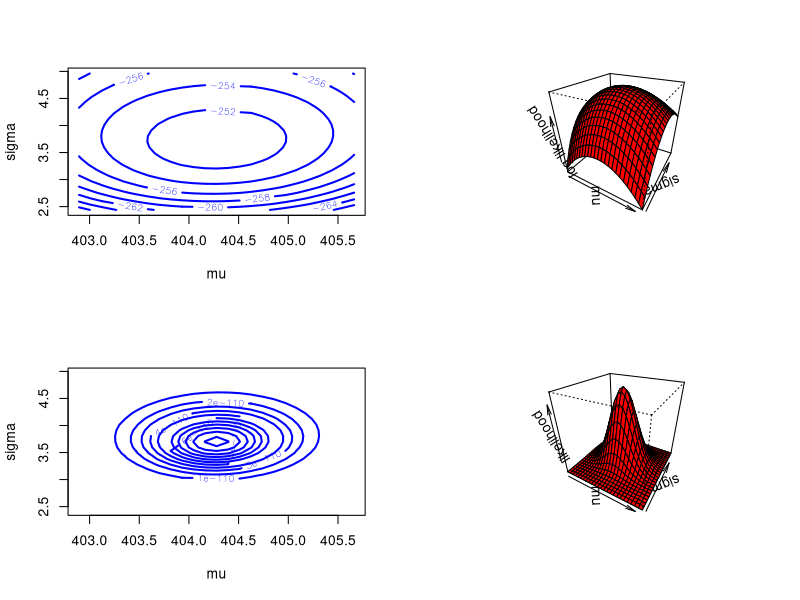

The R script that drew this image:
########## AMS 206: R code for problem 2(B)#########

y <- c( 409., 400., 406., 399., 402., 406., 401., 403., 401., 403., 398., 
        403., 407., 402., 401., 399., 400., 401., 405., 402., 408., 399., 399., 
        402., 399., 397., 407., 401., 399., 401., 403., 400., 410., 401., 407., 
        423., 406., 406., 402., 405., 405., 409., 399., 402., 407., 406., 413., 
        409., 404., 402., 404., 406., 407., 405., 411., 410., 410., 410., 401., 
        402., 404., 405., 392., 407., 406., 404., 403., 408., 404., 407., 412., 
        406., 409., 400., 408., 404., 401., 404., 408., 406., 408., 406., 401., 
        412., 393., 437., 418., 415., 404., 401., 401., 407., 412., 375., 409., 
        406., 398., 406., 403., 404. )

print( n <- length( y ) )

# [1] 100

log.likelihood <- function( mu, sigma, nu, y ) {
  
  n <- length( y )
  
  ll <- ( n * lgamma( ( nu + 1 ) / 2 ) - n * log( sigma ) 
          - n * lgamma( nu / 2 ) - n * log( nu ) / 2  - ( ( nu + 1 ) / 2 ) *
            sum( log( 1 + ( ( y - mu ) / sigma )^2 / nu ) ) )
  
  return( ll )
  
}

log.likelihood( 404.3, 3.7, 4.0, y )

# [1] -251.496

log.likelihood.vector.input <- function( theta, y ) {
  
  n <- length( y )
  
  mu <- theta[ 1 ]
  
  sigma <- theta[ 2 ]
  
  nu <- theta[ 3 ]
  
  ll <- ( n * lgamma( ( nu + 1 ) / 2 ) - n * log( sigma ) 
          - n * lgamma( nu / 2 ) - n * log( nu ) / 2  - ( ( nu + 1 ) / 2 ) *
            sum( log( 1 + ( ( y - mu ) / sigma )^2 / nu ) ) )
  
  return( ll )
  
}

print( mu.0 <- mean( y ) )

# [1] 404.59

nu.0 <- 6.

print( sigma.0 <- sd( y ) * sqrt( ( nu.0 - 2 ) / nu.0 ) )

# [1] 5.280158

theta.0 <- c( mu.0, sigma.0, nu.0 )

print( log.likelihood.maximization <- optim( theta.0, 
                                             log.likelihood.vector.input, y = y, method = 'L-BFGS-B',
                                             control = list( fnscale = -1 ), hessian = T,
                                             lower = c( 0, 0, 0 ) ) )

# $par
# [1] 404.278406   3.700285   3.008206

# $value
# [1] -250.8514

# $counts
# function gradient 
#       15       15 

# $convergence
# [1] 0

# $message
# [1] "CONVERGENCE: REL_REDUCTION_OF_F <= FACTR*EPSMCH"

# $hessian
#            [,1]       [,2]       [,3]
# [1,] -4.7208971  0.1850944  0.1138392
# [2,]  0.1850944 -7.7689323  1.9642652
# [3,]  0.1138392  1.9642652 -1.8484565

print( theta.hat.mle <- log.likelihood.maximization$par )

# [1] 404.278406   3.700285   3.008206

mu.hat.mle <- theta.hat.mle[ 1 ]

sigma.hat.mle <- theta.hat.mle[ 2 ]

nu.hat.mle <- theta.hat.mle[ 3 ]

print( covariance.matrix.theta.hat <- 
         solve( - log.likelihood.maximization$hessian ) )

#            [,1]       [,2]       [,3]
# [1,] 0.21288379 0.01146797 0.02529714
# [2,] 0.01146797 0.17662445 0.18839652
# [3,] 0.02529714 0.18839652 0.74274971

print( correlation.matrix.theta.hat <- 
         cov2cor( covariance.matrix.theta.hat ) )

#            [,1]       [,2]       [,3]
# [1,] 1.00000000 0.05914118 0.06361785
# [2,] 0.05914118 1.00000000 0.52014714
# [3,] 0.06361785 0.52014714 1.00000000

print( se.hat.theta.hat <- 
         sqrt( diag( covariance.matrix.theta.hat ) ) )

# [1] 0.4613933 0.4202671 0.8618293

####################### end of numerical analysis; ######################
########## graphical analysis from here to the end of the file ##########

n.grid <- 25

c( theta.hat.mle[ 1 ] - 3 * se.hat.theta.hat[ 1 ], 
   theta.hat.mle[ 1 ] + 3 * se.hat.theta.hat[ 1 ] )

# [1] 402.8942 405.6626

mu.grid <- seq( theta.hat.mle[ 1 ] - 3 * se.hat.theta.hat[ 1 ], 
                theta.hat.mle[ 1 ] + 3 * se.hat.theta.hat[ 1 ], length = n.grid )

c( theta.hat.mle[ 2 ] - 3 * se.hat.theta.hat[ 2 ], 
   theta.hat.mle[ 2 ] + 3 * se.hat.theta.hat[ 2 ] )

# [1] 2.439484 4.961086

sigma.grid <- seq( theta.hat.mle[ 2 ] - 3 * se.hat.theta.hat[ 2 ], 
                   theta.hat.mle[ 2 ] + 3 * se.hat.theta.hat[ 2 ], length = n.grid )

c( theta.hat.mle[ 3 ] - 3 * se.hat.theta.hat[ 3 ], 
   theta.hat.mle[ 3 ] + 3 * se.hat.theta.hat[ 3 ] )

# [1] 0.4227177 5.5936944

nu.grid <- seq( theta.hat.mle[ 3 ] - 3 * se.hat.theta.hat[ 3 ], 
                theta.hat.mle[ 3 ] + 3 * se.hat.theta.hat[ 3 ], length = n.grid )

#########################################################################

########### beginning of code block you need to modify twice, ###########
########### to make the contour and perspective plots for     ###########
########### ( mu, nu ) and for ( sigma, nu )                  ###########

log.likelihood.mu.sigma.grid <- matrix( NA, n.grid, n.grid )

for ( i in 1:n.grid ) {
  
  for ( j in 1:n.grid ) {
    
    log.likelihood.mu.sigma.grid[ i, j ] <- 
      log.likelihood.vector.input( c( mu.grid[ i ],
                                      sigma.grid[ j ], nu.hat.mle ), y )
    
  }
  
}

pdf( 'plot1_THT2.pdf' )  # you need to pick a filename,


par( mfrow = c( 2, 2 ) )

contour( mu.grid, sigma.grid, log.likelihood.mu.sigma.grid,
         xlab = 'mu', ylab = 'sigma', nlevels = 10, col = 'blue',
         lwd = 2 )

persp( mu.grid, sigma.grid, log.likelihood.mu.sigma.grid,
       xlab = 'mu', ylab = 'sigma', theta = 30, phi = 30,
       zlab = 'log likelihood', col = 'red' )

contour( mu.grid, sigma.grid, exp( log.likelihood.mu.sigma.grid ),
         xlab = 'mu', ylab = 'sigma', nlevels = 10, col = 'blue',
         lwd = 2 )

persp( mu.grid, sigma.grid, exp( log.likelihood.mu.sigma.grid ),
       xlab = 'mu', ylab = 'sigma', theta = 30, phi = 30,
       zlab = 'likelihood', col = 'red' )

par( mfrow = c( 1, 1 ) )

dev.off( )        # you need to uncomment and run these two lines
#                     to send any subsequent plots to your screen

########### end of code block you need to modify twice        ###########